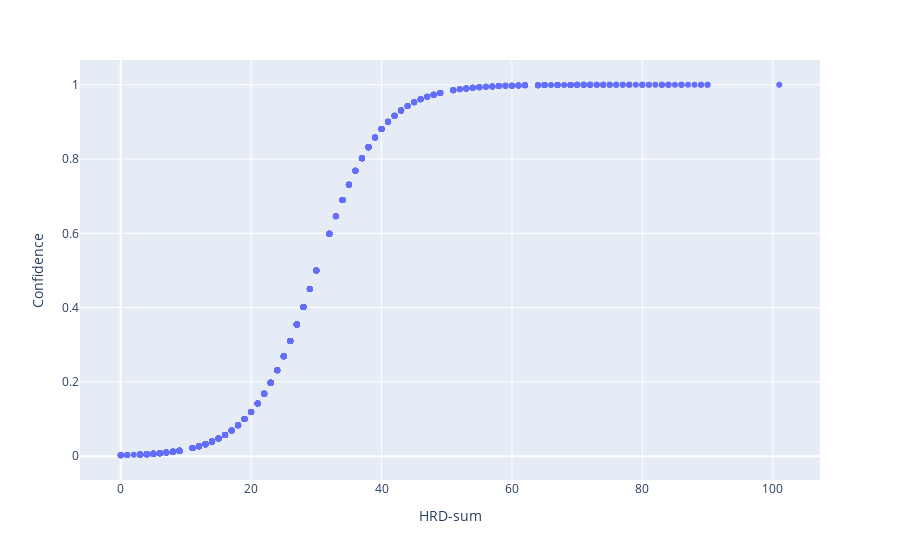

Notebook code cell kept with this figure:
### Code cell
px.scatter(df, x = 'HRD-sum', y = 'Confidence')

### Figure 1 — Plotly figure (JSON) as saved in the notebook; plotly's stock layout.template omitted (floating-point values rounded to 4 significant figures; data arrays with more than 128 entries replaced by an {"elided": "..."} marker saying what was removed)
{"data": [{"hovertemplate": "HRD-sum=%{x}<br>Confidence=%{y}<extra></extra>", "legendgroup": "", "marker": {"color": "#636efa", "symbol": "circle"}, "mode": "markers", "name": "", "orientation": "v", "showlegend": false, "type": "scatter", "x": {"elided": "811 int values"}, "xaxis": "x", "y": {"elided": "811 float values"}, "yaxis": "y"}], "layout": {"legend": {"tracegroupgap": 0}, "margin": {"t": 60}, "xaxis": {"anchor": "y", "domain": [0, 1], "title": {"text": "HRD-sum"}}, "yaxis": {"anchor": "x", "domain": [0, 1], "title": {"text": "Confidence"}}}}
